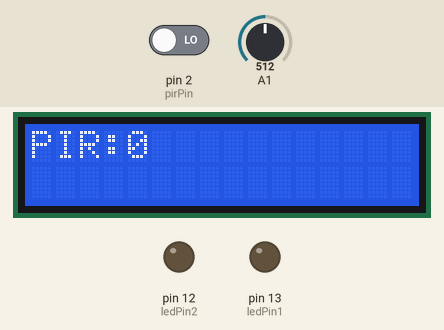
Bench run of a sketch on a simulated Arduino Uno, built with avr-gcc and run on an emulated ATmega328P. Parts: 16×2 character LCD, output pins drawn as LEDs (lit = HIGH). The inputs (shaded band) are chosen by the test bench; at power-on: pin 2 (pirPin) LOW, A1 = 512. The modem accepts every AT command (registered, SIM ready, sends succeed) and sends nothing else; what the sketch prints to the serial monitor is not drawn.

Above: at 9.6 s.
At 21.6 s:
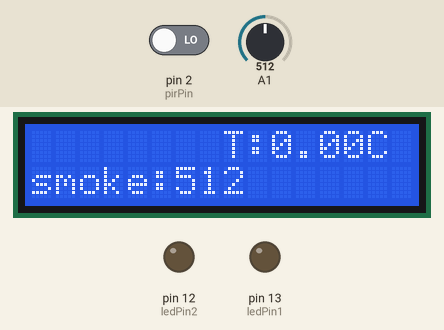
At 24.8 s:
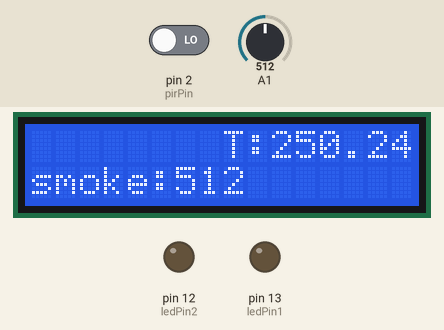

The sketch:

Sensors_with_ESP.ino
```cpp
#include <LiquidCrystal.h>
#include <SoftwareSerial.h>
#define DEBUG true
#define smoke_threshold 20
#define temp_threshold 30
const char* ssid = "emy";
const char* password = "eman1234";

const int ledPin1 = 13;
const int ledPin2 = 12;
SoftwareSerial espSerial(10, 11); // RX, TX

boolean ledOn = false;

// initialize the library with the numbers of the interface pins
//               rs, en, d4, d5, d6, d7
LiquidCrystal lcd(9, 8, 6, 5, 4, 3);

int pirPin = 2;       // PIR motion sensor
int smokePin = 1;    // MQ2 smoke sensor A1
int tempPin = 0;     // LM35 temperature sensor A0
int pirState = 0; // initialize the PIR state as no motion
float tempValue = 0; // initialize the smoke value as 0
int smokeValue = 0; // initialize the smoke value as no smoke

void setup() {
  Serial.begin(115200);
  delay(10);

  espSerial.begin(115200);

  pinMode(ledPin1, OUTPUT);
  digitalWrite(ledPin1, LOW);
  pinMode(ledPin2, OUTPUT);
  digitalWrite(ledPin2, LOW);

  Serial.println("");
  Serial.println("Waiting for ESP8266 to respond...");

  espSerial.println("AT+RST");
  delay(1000);

  if (espSerial.find("ready")) {
    Serial.println("ESP8266 is ready");
  } else {
    Serial.println("ESP8266 is not responding");
    while (1);
  }

  connectWiFi();
  startServer();

  // set up the LCD's number of columns and rows
  lcd.begin(16, 2);
  // initialize serial communication
  //Serial.begin(9600);
  // set up the PIR motion sensor as input
  pinMode(pirPin, INPUT);
  // configuration for timer
  TCCR1A = 0;
  TCCR1B = (1 << CS10) | (1 << CS12); // set prescaler to 1024
  // configuration for interrupt
  INIT_interrupt();
  // configuration for ADC function
  INIT_ADC();
}

void loop() {
  if (espSerial.available()) {
    Serial.write(espSerial.read());
  }

  if (Serial.available()) {
    espSerial.write(Serial.read());
  }

  if (espSerial.find("+IPD,")) {
    int connectionId = espSerial.read() - '0';
    espSerial.find("pin=");
    int pinValue = espSerial.read() - '0';

    if (pinValue == 1) {
      digitalWrite(ledPin1, HIGH);
      digitalWrite(ledPin2, HIGH);
      ledOn = true;
    } else if (pinValue == 0) {
      digitalWrite(ledPin1, LOW);
      digitalWrite(ledPin2, LOW);
      ledOn = false;
    }

    String response = "HTTP/1.1 200 OK\r\n";
    response += "Content-Type: text/html\r\n\r\n";
    response += "<!DOCTYPE HTML>\r\n<html>\r\n";
    response += "<body>\r\n";
    response += "<h1>LED Control</h1>\r\n";
    response += "LED is currently " + String(ledOn ? "<strong>ON</strong>" : "<strong>OFF</strong>") + "<br><br>";

    if (smokeValue > smoke_threshold) {
      response += "<p style=\"color: red;\">ALERT THERE IS SMOKE!</p>\r\n";
    } else {
      response += "<p>ALL CLEAR!</p>\r\n";
    }
    if (tempValue > temp_threshold) {
      response += "<p style=\"color: red;\">ALERT tempreature is more than 30!</p>\r\n";
    } else {
      response += "<p>it is a cool day!</p>\r\n";
    }
    response += "<form><input type=\"button\" value=\"Toggle LED\" onclick=\"toggleLED()\"></form>\r\n";
    response += "<script>function toggleLED() { var xhr = new XMLHttpRequest(); xhr.open('GET', '/toggle?pin=' + (Number(!" + String(ledOn) + ")), true); xhr.send(); }</script>\r\n";
    response += "</body>\r\n";
    response += "</html>\r\n";

    String responseLength = String(response.length());

    espSerial.println("AT+CIPSEND=" + String(connectionId) + "," + responseLength);
    if (espSerial.find(">")) {
      espSerial.print(response);
    }
  }
  // print the sensor readings on the LCD
  lcd.clear();
  //pir_read();
  temp_Read();
  smoke_read();
  // wait for 1 second before reading the sensors again
  delay2sec();
}
void pir_read() {
  pirState = digitalRead(pirPin);
  lcd.setCursor(0, 0);
  lcd.print("PIR:");
  lcd.print(pirState);

  //  Serial.print("PIR: ");
  //  Serial.println(pirState);
}
void temp_Read() {
  tempValue = Analog_Read(tempPin) * 0.48875; //convert ADC value to temperature in Celsius
  lcd.setCursor(8, 0); // set the cursor to the first column of the second row
  lcd.print("T:");
  lcd.print(tempValue); // display the temperature value on the LCD
  lcd.print("C"); // display the temperature unit on the LCD

  //  Serial.print("Temp: ");
  //  Serial.print(tempValue);
  //  Serial.println("C");

}
void smoke_read()
{
  smokeValue = Analog_Read(smokePin);
  lcd.setCursor(0, 1); // set the cursor to the first column of the first row
  lcd.print("smoke:"); // display message on the LCD
  lcd.print(smokeValue); // display if there is a smoke or not

  //  Serial.print("Smoke: ");
  //  Serial.println(smokeValue);
}
void delay2sec() {
  TCNT1 = 31249; // set timer count value for 2 seconds delay
  TIFR1 = (1 << TOV1); // clear any pending interrupt
  while ((TIFR1 & (1 << TOV1)) == 0); // wait for timer overflow interrupt
}
void INIT_interrupt()
{
  sei();
  EIMSK |= (1 << INT0);
  EICRA |= (1 << ISC01) | (1 << ISC00);
}

void INIT_ADC()
{
  ADMUX |= (1 << REFS0);
  ADCSRA |= (1 << ADPS2) | (1 << ADPS1) | (1 << ADPS0) | (1 << ADEN); // //enable ADC and adjust clock Division Factor/128
}

int Analog_Read(uint8_t pin_num)
{
  ADMUX |= pin_num;
  ADCSRA |= (1 << ADSC);
  while (ADCSRA & (1 << ADIF) == 0);
  return ADC;// ADCH:ADCL
}
ISR(INT0_vect) {
  lcd.clear();
  pir_read();
  delay2sec();
}

void connectWiFi() {
  Serial.println("");
  Serial.println("Connecting to Wi-Fi");

  espSerial.println("AT+CWJAP=\"" + String(ssid) + "\",\"" + String(password) + "\"");
  delay(5000);

  if (espSerial.find("OK")) {
    Serial.println("Connected to Wi-Fi");
  } else {
    Serial.println("Failed to connect to Wi-Fi");
    while (1);
  }
}

void startServer() {
  espSerial.println("AT+CIPMUX=1");
  delay(1000);

  espSerial.println("AT+CIPSERVER=1,80");
  delay(1000);

  if (espSerial.find("OK")) {
    Serial.println("Server started");
    sendData("AT+CIFSR\r\n", 1500, DEBUG);
  } else {
    Serial.println("Failed to start server");
    while (1);
  }
}
String sendData(String command, const int timeout, boolean debug)
{
  String response = "";                                             //initialize a String variable named "response". we will use it later.

  espSerial.print(command);                                           //send the AT command to the esp8266 (from ARDUINO to ESP8266).
  long int time = millis();                                         //get the operating time at this specific moment and save it inside the "time" variable.
  while ( (time + timeout) > millis())                              //excute only whitin 1 second.
  {
    while (espSerial.available())                                     //is there any response came from the ESP8266 and saved in the Arduino input buffer?
    {
      char c = espSerial.read();                                      //if yes, read the next character from the input buffer and save it in the "response" String variable.
      response += c;                                                //append the next character to the response variabl. at the end we will get a string(array of characters) contains the response.
    }
  }
  if (debug)                                                        //if the "debug" variable value is TRUE, print the response on the Serial monitor.
  {
    Serial.println(response);
  }
  return response;                                                  //return the String response.
}
```

Measured:
- what the display in image 0 shows lasts 12.0 s, from 9.6 s to 21.6 s
- what the display in image 1 shows lasts 3.2 s, from 21.6 s to 24.8 s
